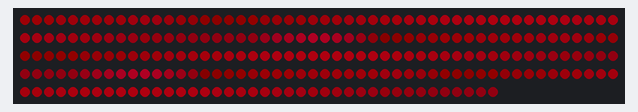
Simulated run of this sketch. Board: Arduino Uno, built with avr-gcc and run on an emulated ATmega328P. On the bench: 240 RGB LEDs in strip order, left to right, continuing on the next row. Dim RGB values are drawn brighter than linear.

Above: at 3.18 s.

The sketch:

romancePalletUno.ino
```cpp
#include <FastLED.h>

#define LED_PIN     3
#define NUM_LEDS    240
#define BRIGHTNESS  64
#define LED_TYPE    WS2812B
#define COLOR_ORDER GRB
CRGB leds[NUM_LEDS];

#define UPDATES_PER_SECOND 100

DEFINE_GRADIENT_PALETTE( ib33_gp ) {
    0, 112,  0,  7,
   12, 123,  0, 10,
   25, 133,  0, 14,
   35,  51,  0,  1,
  124, 215,  0, 23,
  201,  68,  0, 10,
  209, 232,  0, 48,
  255,  35,  0,  1};


CRGBPalette16 currentPalette = ib33_gp;
#define currentBlending LINEARBLEND

void setup() {
    delay(3000); // power-up safety delay
    FastLED.addLeds<LED_TYPE, LED_PIN, COLOR_ORDER>(leds, NUM_LEDS).setCorrection(TypicalLEDStrip);
    FastLED.setBrightness(BRIGHTNESS);
    FastLED.setMaxPowerInVoltsAndMilliamps(5, 1000);
}


void loop(){
    static uint8_t startIndex = 0;
    startIndex = startIndex + 1; /* motion speed */

    FillLEDsFromPaletteColors( startIndex);

    FastLED.show();
    FastLED.delay(1000 / UPDATES_PER_SECOND);
}

void FillLEDsFromPaletteColors( uint8_t colorIndex) {
    uint8_t brightness = 255;

    for( int i = 0; i < NUM_LEDS; i++) {
        leds[i] = ColorFromPalette( currentPalette, colorIndex, brightness, currentBlending);
        colorIndex += 3;
    }
}
```
